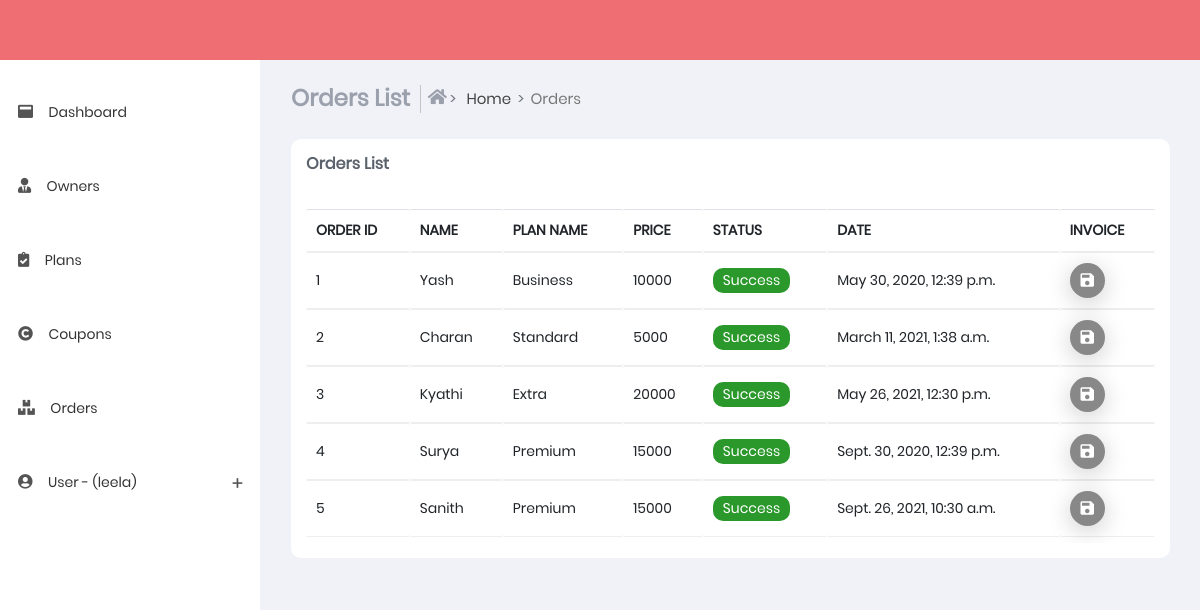
The app's page /orders (signed in) with its own data.
### sub_part/models.py (models this page shows, shortened)
class ownerslists(models.Model):
    name = models.CharField(max_length=100)
    email = models.EmailField()
    total_users=models.IntegerField()
    plan_name = models.CharField(max_length=100)
    price = models.IntegerField()
    status = models.CharField(max_length=100)
    date = models.DateTimeField()
    expiry_date = models.DateTimeField()

### sub_part/views.py (the view, shortened to what this page needs)
# urls.py: path('orders',views.orders,name='orders'),
@login_required(login_url='login')
def orders(request):
    orderslistarray=ownerslists.objects.all()
    return render(request,'orders.html',{'orderslistarray': orderslistarray,'u':request.user})

### templates/orders.html (shortened to what this page needs)
{% extends 'base.html' %}
{% load static %}
{% block content %}
    <section class="content">
        <div class="container-fluid">
            <div class="block-header">
                <div class="row">
                    <div class="col-xs-12 col-sm-12 col-md-10 col-lg-10">
                        <ul class="breadcrumb breadcrumb-item ">
                            <li class="breadcrumb-item">
                                <h4 class="page-title">Orders List</h4>
                            </li>
                            <li class="breadcrumb-item bcrumb-1">
                                <a href="index">
                                    <i class="fas fa-home"></i> Home</a>
                            </li>
                            <li class="breadcrumb-item active">Orders</li>
                        </ul>
                    </div>
                </div>
            </div>
            <div class="row clearfix">
                <div class="col-lg-12 col-md-12 col-sm-12 col-xs-12">
                    <div class="card">
                        <div class="header">
                            <h2>
                                <strong>Orders List</strong>
                            </h2>
                        </div>
                        <div class="body">
                            <div class="table-responsive">
                                <table class="table   table-hover js-basic-example dataTable">
                                    <thead>
                                        <tr>
                                            <th>ORDER ID</th>
                                            <th>NAME</th>
                                            <th>PLAN NAME</th>
                                            <th>PRICE</th>
                                            <th>STATUS</th>
                                            <th>DATE</th>
                                            <th>INVOICE</th>
                                        </tr>
                                    </thead>
                                    <tbody>
                                        {% for orderslist in orderslistarray %}
                                        <tr>
                                            <td>{{ forloop.counter }}</td>
                                            <td>{{orderslist.name}}</td>
                                            <td>{{orderslist.plan_name}}</td>
                                            <td>{{orderslist.price}}</td>
                                            <td><span class="label label-success">{{orderslist.status}}</span></td>
                                            <td>{{orderslist.expiry_date}}</td>
                                            <td>
                                                <a href="{% url 'orders_render_pdf_view' orderslist.pk %}"  target="_blank" >
                                                    <button type="button"
                                                        class="btn btn-default btn-circle waves-effect waves-circle waves-float">
                                                        <i class="material-icons">save</i>
                                                    </button>
                                                </a>
                                            </td>
                                        </tr>
                                        {% endfor %}
                                    </tbody>
                                </table>
                            </div>
                        </div>
                    </div>
                </div>
            </div>
        </div>
    </section>
    {% endblock %}

### templates/base.html (shortened to what this page needs)
{% load static %}
<!DOCTYPE html>
<html lang="en">
<head>
    <link href="{% static 'css/app.min.css'%}" rel="stylesheet">
    <link href="{% static 'css/style.css'%}" rel="stylesheet" />
    <link href="{% static 'css/styles/all-themes.css'%}" rel="stylesheet" />
</head>
<body class="light fixed">
    <nav class="navbar">
    </nav>
    <div>
        <aside id="leftsidebar" class="sidebar">
            <div class="menu">
                <ul class="list">
                    <li>
                        <a href="index">
                            <i class="fas fa-window-maximize"></i>
                            <span>Dashboard</span>
                        </a>
                    </li>
                    <li>
                        <a href="owners">
                            <i class="fas fa-user-tie"></i>
                            <span>Owners</span>
                        </a>
                    </li>
                    <li>
                        <a href="plans">
                            <i class="fas fa-clipboard-check"></i>
                            <span>Plans</span>
                        </a>
                    </li>
                    <li>
                        <a href="coupons">
                            <i class="fas fa-copyright"></i>
                            <span>Coupons</span>
                        </a>
                    </li>
                    <li>
                        <a href="orders">
                            <i class="fas fa-boxes"></i>
                            <span>Orders</span>
                        </a>
                    </li>
                    <li>
                        <a href="#" onClick="return false;" class="menu-toggle">
                            <i class="fas fa-user-circle"></i>
                            <span>User - ({{u.username}})</span>
                        </a>
                    </li>
                </ul>
            </div>
        </aside>
    </div>
    {% block content %}
    {% endblock %}
</body>
</html>

### records on screen
ownerslists: name "Yash", plan_name "Business", price "10000", status "Success", expiry_date "May 30, 2020, 12:39 p.m."
ownerslists: name "Charan", plan_name "Standard", price "5000", status "Success", expiry_date "March 11, 2021, 1:38 a.m."
ownerslists: name "Kyathi", plan_name "Extra", price "20000", status "Success", expiry_date "May 26, 2021, 12:30 p.m."
ownerslists: name "Surya", plan_name "Premium", price "15000", status "Success", expiry_date "Sept. 30, 2020, 12:39 p.m."
ownerslists: name "Sanith", plan_name "Premium", price "15000", status "Success", expiry_date "Sept. 26, 2021, 10:30 a.m."

### other values on screen
{{ u.username }} "leela"
